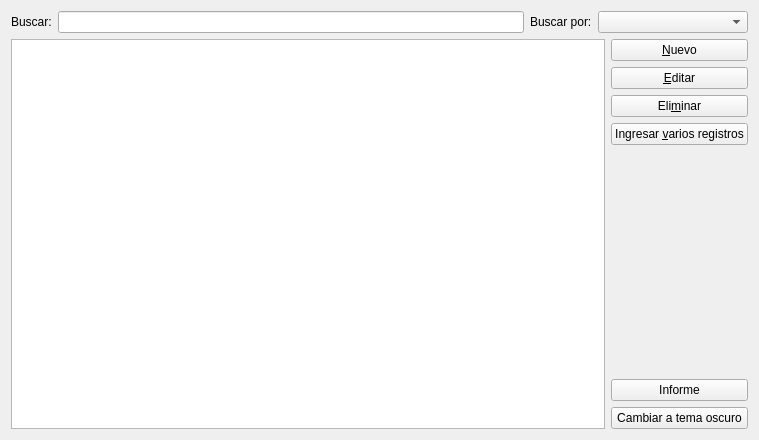
<?xml version="1.0" encoding="UTF-8"?>
<ui version="4.0">
 <class>Widget</class>
 <widget class="QWidget" name="Widget">
  <property name="geometry">
   <rect>
    <x>0</x>
    <y>0</y>
    <width>759</width>
    <height>440</height>
   </rect>
  </property>
  <property name="windowTitle">
   <string>Widget</string>
  </property>
  <layout class="QVBoxLayout" name="verticalLayout_2">
   <item>
    <layout class="QHBoxLayout" name="horizontalLayout">
     <item>
      <widget class="QLabel" name="label">
       <property name="text">
        <string>Buscar:</string>
       </property>
      </widget>
     </item>
     <item>
      <widget class="QLineEdit" name="lineEdit"/>
     </item>
     <item>
      <widget class="QLabel" name="label_2">
       <property name="text">
        <string>Buscar por:</string>
       </property>
      </widget>
     </item>
     <item>
      <widget class="QComboBox" name="comboBox">
       <property name="sizePolicy">
        <sizepolicy hsizetype="Preferred" vsizetype="Fixed">
         <horstretch>0</horstretch>
         <verstretch>0</verstretch>
        </sizepolicy>
       </property>
       <property name="minimumSize">
        <size>
         <width>150</width>
         <height>0</height>
        </size>
       </property>
       <property name="maximumSize">
        <size>
         <width>150</width>
         <height>16777215</height>
        </size>
       </property>
      </widget>
     </item>
    </layout>
   </item>
   <item>
    <layout class="QHBoxLayout" name="horizontalLayout_2">
     <item>
      <widget class="QTableView" name="tblUsuarios">
       <property name="sortingEnabled">
        <bool>true</bool>
       </property>
      </widget>
     </item>
     <item>
      <layout class="QVBoxLayout" name="verticalLayout">
       <item>
        <widget class="QPushButton" name="btnNuevo">
         <property name="text">
          <string>&amp;Nuevo</string>
         </property>
        </widget>
       </item>
       <item>
        <widget class="QPushButton" name="pushButton">
         <property name="text">
          <string>&amp;Editar</string>
         </property>
        </widget>
       </item>
       <item>
        <widget class="QPushButton" name="btnEliminar">
         <property name="text">
          <string>Eli&amp;minar</string>
         </property>
        </widget>
       </item>
       <item>
        <widget class="QPushButton" name="btnPorLotes">
         <property name="text">
          <string>Ingresar &amp;varios registros</string>
         </property>
        </widget>
       </item>
       <item>
        <spacer name="verticalSpacer">
         <property name="orientation">
          <enum>Qt::Vertical</enum>
         </property>
         <property name="sizeHint" stdset="0">
          <size>
           <width>20</width>
           <height>40</height>
          </size>
         </property>
        </spacer>
       </item>
       <item>
        <widget class="QPushButton" name="pushButton_2">
         <property name="text">
          <string>Informe</string>
         </property>
        </widget>
       </item>
       <item>
        <widget class="QPushButton" name="btnTheme">
         <property name="text">
          <string>Cambiar a tema oscuro</string>
         </property>
        </widget>
       </item>
      </layout>
     </item>
    </layout>
   </item>
  </layout>
 </widget>
 <resources/>
 <connections/>
</ui>
